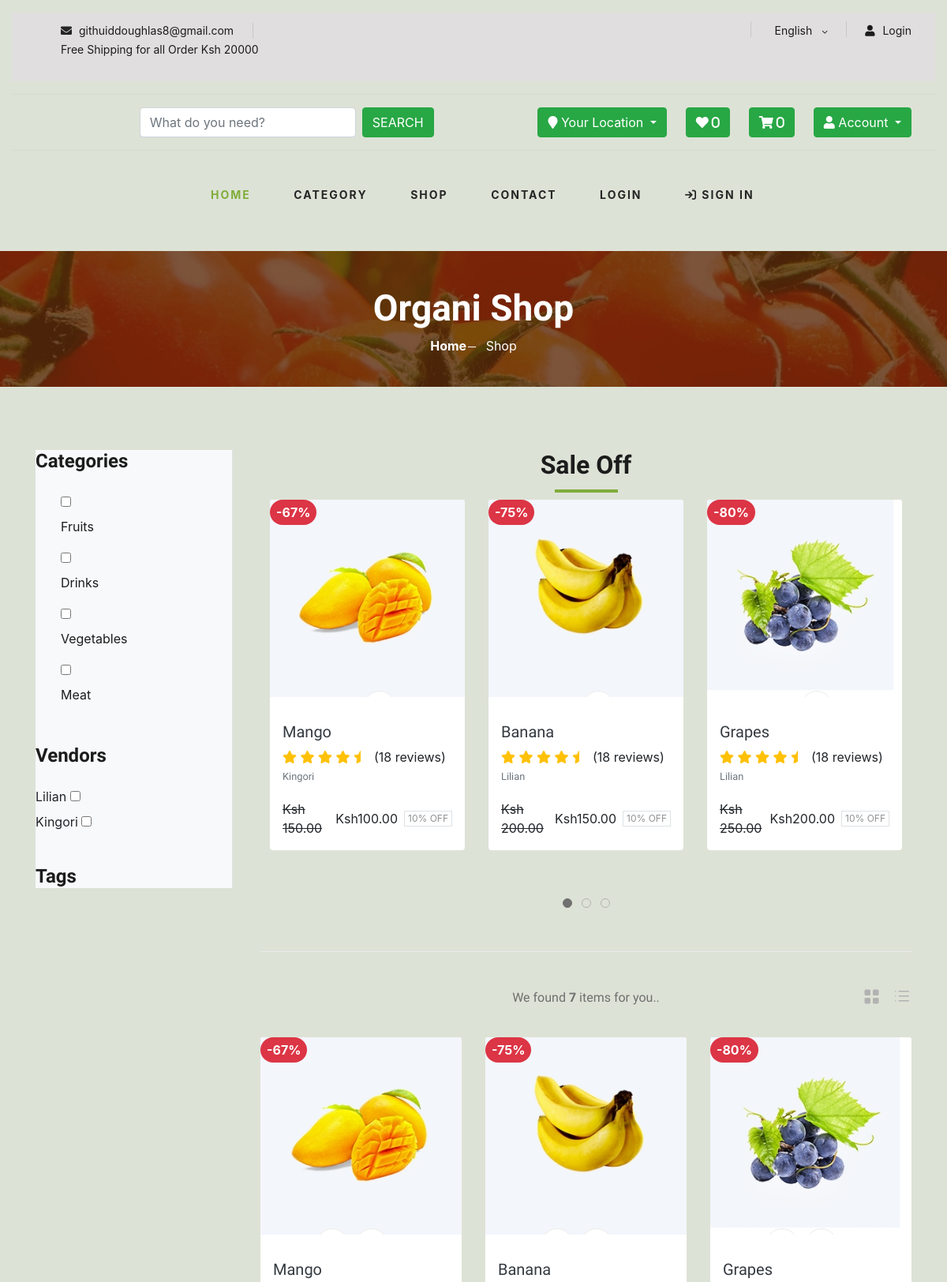
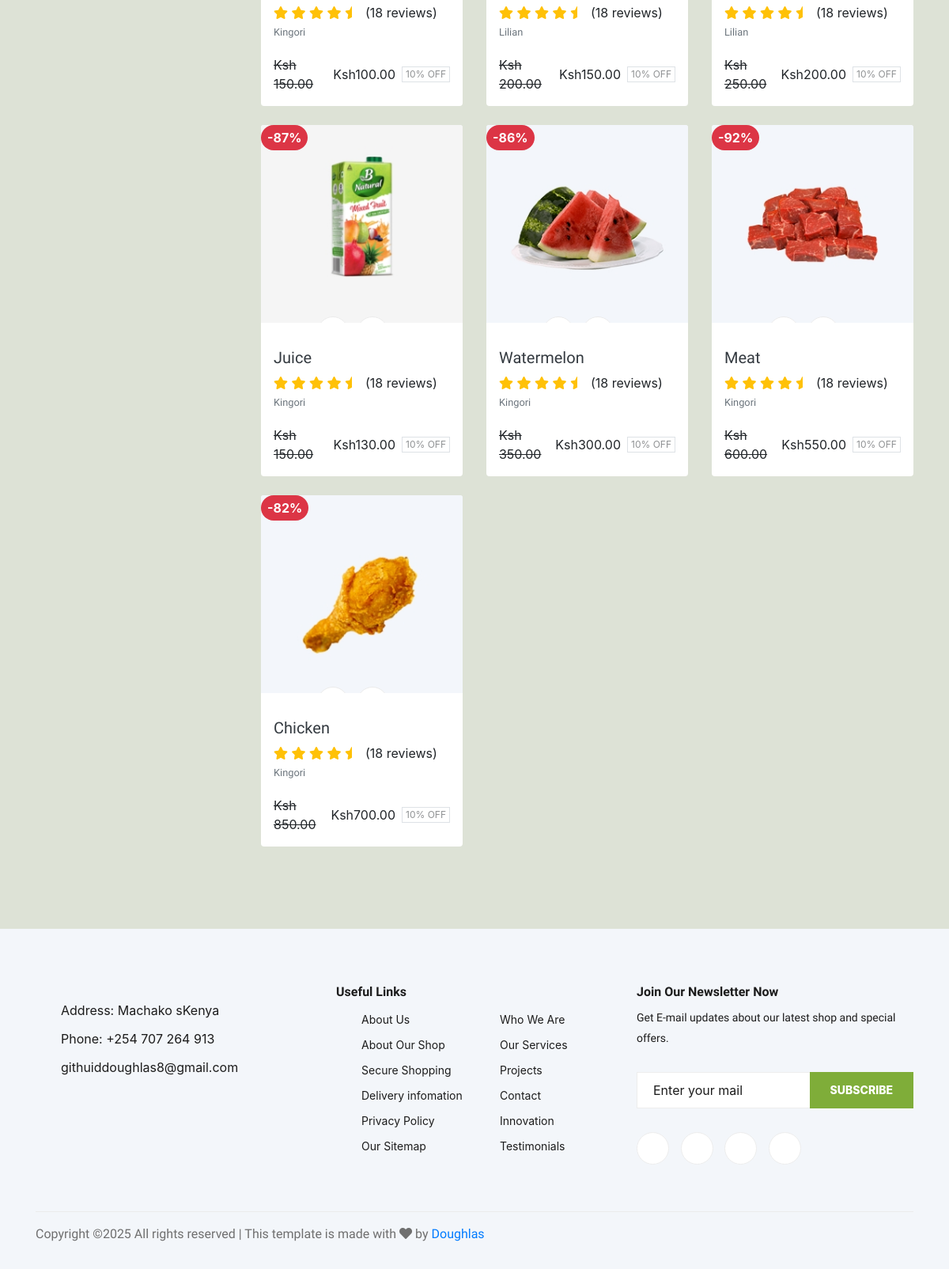
The app's page /product/ with its own data (2 pictures, top to bottom).
### core/models.py (models this page shows, shortened)
class Category(models.Model):
    cid = ShortUUIDField(unique=True, length=10, max_length=30, prefix="cat", alphabet="abcdefgh12345")
    title = models.CharField(max_length=100)
    image = models.ImageField(upload_to="category")  # Static path for images
    class Meta:
        verbose_name_plural = "Categories"

class Vendors(models.Model):
    vid = ShortUUIDField(unique =True, length =10, max_length=30, alphabet ="abcdefgh12345")
    title = models.CharField(max_length=100)
    image = models.ImageField(upload_to=user_directory_path, default="category.png")
    cover_image = models.ImageField(upload_to=user_directory_path, default="category.png")
    description = RichTextUploadingField(null=True, blank =True)
    address = models.TextField(max_length=100, default= "123 Machakos")
    contact = models.TextField(max_length=100, default= "+254 707 (264) 913")
    chat_resp_time = models.TextField(max_length=100, default="100")
    shipping_on_time = models.TextField(max_length=100, default="100")
    authentic_rating = models.CharField(max_length=100, default="100")
    days_return = models.CharField(max_length=100, default="100")
    warranty_period = models.CharField(max_length=100, default="100")
    user = models.ForeignKey(User, on_delete=models.CASCADE)
    date = models.DateTimeField(auto_now_add=True, null=True, blank=True)
    class meta :
        verbose_name_plural = "Vendors"
    def __str__(self) :
        return self.title

class Product (models.Model):
    pid = ShortUUIDField(unique =True, length =10, max_length=30, alphabet ="abcdefgh12345")
    user = models.ForeignKey(User, on_delete=models.CASCADE)
    category = models.ForeignKey(Category, on_delete=models.SET_NULL, null=True, related_name="category")
    title = models.CharField(max_length=100)
    vendor = models.ForeignKey(Vendors, on_delete=models.SET_NULL, null=True, related_name="vendors")
    image = models.ImageField(upload_to="category", default="product.png")
    description =RichTextUploadingField(null=True, blank =True, default="This is a product")
    price = models.DecimalField(max_digits=12, decimal_places=2, default="1.99")
    old_price = models.DecimalField(max_digits=12, decimal_places=2, default="2.99")
    mfd = models.DateTimeField(auto_now_add=False, null=True, blank=True)
    type = models.CharField(max_length=100, default="organic",null=True, blank=True)
    stock_count = models.CharField(max_length=100, default="8",null=True, blank=True)
    life = models.CharField(max_length=100, default="100 months",null=True, blank=True)
    tags =TaggableManager( blank=True)
    product_status = models.CharField(choices=STATUS, max_length=100, default= "in_review" )
    status = models.BooleanField(default=True)
    in_stock = models.BooleanField(default=True)
    featured = models.BooleanField(default=False)
    digital = models.BooleanField(default=False)
    sku = ShortUUIDField(unique =True, length =4, max_length=10, prefix="sku", alphabet ="1234567890 ")
    date = models.DateTimeField(auto_now_add=True)
    updated = models.DateField(null=True, blank=True)
    class Meta:
        verbose_name_plural = "products"
    def get_percentage(self):
        new_price = (self.price / self.old_price) * 100
        return new_price

### core/views.py (the view)
# urls.py: path('product/', views.product_list_views, name="product-list"),
def product_list_views(request):
    product = Product.objects.all()
    context = {
        "product": product
    }
    return render(request, 'product-list.html', context)

### templates/product-list.html (shortened to what this page needs)
{% extends 'partials/base.html' %}
{% load static %}
{% block content %}
<section class="breadcrumb-section set-bg" data-setbg="{% static 'assets/img/breadcrumb.jpg' %}">
    <div class="container">
        <div class="row">
            <div class="col-lg-12 text-center">
                <div class="breadcrumb__text">
                    <h2>Organi Shop</h2>
                    <div class="breadcrumb__option">
                        <a href="{% url 'core:home' %}">Home</a>
                        <span>Shop</span>
                    </div>
                </div>
            </div>
        </div>
    </div>
</section>
<section class="product spad">
    <div class="container">
        <div class="row">
            <div class="col-lg-3 col-md-5">
                <div class="sidebar">
                    <div class="sidebar">
                        <div class="sidebar__item">
                            <h4>Categories</h4>
                            <ul>
                                {% for c in categories %}
                                <li>
                                    <label for="category-fresh-meat">
                                        <input type="checkbox" data-filter="category" class=" filter-checkbox" value="1">
                                       <a href="{% url 'core:category-product-list' c.cid %}"> {{c.title}}</a>
                                    </label>
                                </li>
                            {% endfor %}
                            </ul>
                        </div>
                    </div>
                    <div class="sidebar__item sidebar__item__vendor--option">
                        <h4>Vendors</h4>
                        {% for v in vendors %}
                        <div class="sidebar__item__vendor sidebar__item__vendor--vendor1">
                            <label for="vendor1">
                                {{v.title}}
                                <input type="checkbox" class="  filter-checkbox" data-filter="vendor" value="1" >
                            </label>
                        </div>
                        {% endfor %}
                    </div>
                     <div class="sidebar__item">
                        <h4>Tags</h4>
</div>
                </div>
            </div>
            <div class="col-lg-9 col-md-7">
                <div class="product__discount">
                    <div class="section-title text-center mb-4">
                        <h2>Sale Off</h2>
                    </div>
                    <div class="row">
                        <div class="product__discount__slider owl-carousel">
                            {% for p in product %}
                            <div class="col-lg-4 col-md-6 col-sm-12 mb-4">
                                <div class="card product__discount__item border-0">
                                    <div class="product__discount__item__pic card-img-top position-relative" style="background-image: url('{{ p.image.url }}'); height: 250px; background-size: cover; background-position: center;">
                                        <div class="position-absolute top-0 start-0 bg-danger text-white py-1 px-2 fw-bold rounded-pill">
                                            <span>-{{ p.get_percentage|floatformat:0 }}%</span>
                                        </div>
                                        <ul class="product__item__pic__hover">
                                            <li><button class="btn add-to-wishlist-btn" data-index="{{p.id}}" id="add-to-wishlist-btn" data-product-item="{{p.id}}"> </button></li>
                                            <li><a href="{% url 'core:pro-details' p.pid %}"></a></li>
                                            <li><button class="btn add-to-cart-btn " data-index="{{p.id}}" id="add-to-cart-btn"></button></li>
                                        </ul>
                                    </div>
                                    <div class="card-body p-3">
                                        <h5><a href="{% url 'core:pro-details' p.pid %}" class="text-dark">{{ p.title }}</a></h5>
                                        <div class="d-flex align-items-center">
                                             <div class="product__details__rating me-2">
                                                <i class="fa fa-star text-warning"></i>
                                                <i class="fa fa-star text-warning"></i>
                                                <i class="fa fa-star text-warning"></i>
                                                <i class="fa fa-star text-warning"></i>
                                                <i class="fa fa-star-half-o text-warning"></i>
                                            </div>
                                            <span>(18 reviews)</span>
                                        </div>
                                        <p class="small text-muted">{{ p.vendor }}</p>
                                        <div class="d-flex justify-content-center align-items-center gap-2">
                                            <del>Ksh {{ p.old_price }}</del>
                                            <div class="product-price">
                                                <span class="product__item__price ">Ksh</span><span class="current-product-price-{{p.id}}">{{ p.price }}</span>
                                            </div>
                                            <span class="badge border border-dark-subtle rounded-0 fw-normal px-1 fs-7 lh-1 text-body-tertiary">10% OFF</span>
                                          </div>
                                    </div>
                                </div>
                            </div>
                            {% endfor %}
                        </div>
                    </div>
                </div>
                <div class="filter__item">
                    <div class="row">
                        <div class="col-lg-4 col-md-5">
                        </div>
                        <div class="col-lg-4 col-md-4">
                            <div class="filter__found">
                                <p>We found <strong class="text-brand " >{{product.count}}</strong> item{{product.count|pluralize}} for you..</p>
                                </div>
                        </div>
                        <div class="col-lg-4 col-md-3">
                            <div class="filter__option">
                                <span class="icon_grid-2x2"></span>
                                <span class="icon_ul"></span>
                            </div>
                        </div>
                    </div>
                </div>
                <div class="row">
                        {% for p in product %}
                        <div class="col-lg-4 col-md-4 col-sm-12 mb-4">
                            <div class="card product__discount__item border-0">
                                <div class="product__discount__item__pic card-img-top position-relative"
                                    style="background-image: url('{{ p.image.url }}'); height: 250px; background-size: cover; background-position: center;">
                                    <div class="position-absolute top-0 start-0 bg-danger text-white py-1 px-2 fw-bold rounded-pill">
                                        <span>-{{ p.get_percentage|floatformat:0 }}%</span>
                                    </div>
                                    <ul class="product__item__pic__hover">
                                        <li><a href="{% url 'core:pro-details' p.pid %}"></a></li>
                                        <li><a href="{% url 'core:pro-details' p.pid %}"></a></li>
                                        <li><button class="btn add-to-cart-btn " data-index="{{p.id}}" id="add-to-cart-btn"></button></li>
                                    </ul>
                                </div>
                                <div class="card-body p-3">
                                    <h5><a href="" class="text-dark">{{ p.title }}</a></h5>
                                    <div class="d-flex align-items-center">
                                        <div class="product__details__rating me-2">
                                            <i class="fa fa-star text-warning"></i>
                                            <i class="fa fa-star text-warning"></i>
                                            <i class="fa fa-star text-warning"></i>
                                            <i class="fa fa-star text-warning"></i>
                                            <i class="fa fa-star-half-o text-warning"></i>
                                        </div>
                                        <span>(18 reviews)</span>
                                    </div>
                                    <p class="small text-muted">{{ p.vendor }}</p>
                                    <div class="d-flex justify-content-center align-items-center gap-2">
                                        <del>Ksh {{ p.old_price }}</del>
                                        <div class="product-price">
                                            <span class="product__item__price ">Ksh</span><span class="current-product-price-{{p.id}}">{{ p.price }}</span>
                                        </div>
                                        <span class="badge border border-dark-subtle rounded-0 fw-normal px-1 fs-7 lh-1 text-body-tertiary">10% OFF</span>
                                    </div>
                                </div>
                            </div>
                        </div>
                        {% endfor %}
                    </div>
                </div>
            </div>
        </div>
</section>
{% endblock %}

### records on screen
Category: title "Fruits"
Category: title "Drinks"
Category: title "Vegetables"
Category: title "Meat"
Vendors: title "Lilian"
Vendors: title "Kingori"
Product: image (picture), get_percentage "67", title "Mango", vendor "Kingori", old_price "150.00", price "100.00"
Product: image (picture), get_percentage "75", title "Banana", vendor "Lilian", old_price "200.00", price "150.00"
Product: image (picture), get_percentage "80", title "Grapes", vendor "Lilian", old_price "250.00", price "200.00"
Product: image (picture), get_percentage "87", title "Juice", vendor "Kingori", old_price "150.00", price "130.00"
Product: image (picture), get_percentage "86", title "Watermelon", vendor "Kingori", old_price "350.00", price "300.00"
Product: image (picture), get_percentage "92", title "Meat", vendor "Kingori", old_price "600.00", price "550.00"
Product: image (picture), get_percentage "82", title "Chicken", vendor "Kingori", old_price "850.00", price "700.00"

### other values on screen
{{ wishlist_count }} "0"
{{ request.session.cart_data_obj|length }} "0"
{{ product.count }} "7"
